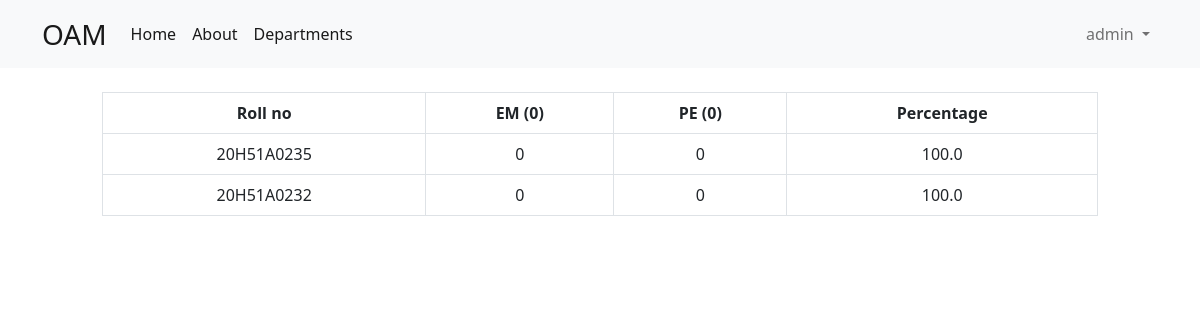
Screenshot of /show_report/EEE-A/ (signed in) with the database file from the repository.
### core/models.py (models this page shows, shortened)
class User(AbstractUser):
    user_type        = models.CharField(
                    max_length = 10,
                    choices = user_types,
                    default='student',
                    null = False,
                )
    gender      = models.CharField(
                    max_length=50,
                    choices=sex_choice,
                    default='Male'
                )
    dob         = models.DateField(
                    _("date of birth"),
                    default=date.today,
                    null = True,
                    blank = True,
                    help_text="Please use the following format: <em>YYYY-MM-DD</em>."
                )
    date_joined = models.DateTimeField(_("date joined"), default=timezone.now)
    class Meta:
        ordering    = [
                        'first_name',
                        'last_name',
                        'dob',
                        'email',
                        'gender'
                    ]

### att/models.py (models this page shows, shortened)
class Student(models.Model):
    user    = models.OneToOneField(
                User,
                on_delete=models.CASCADE,
                primary_key = True,
            )
    roll_no = models.CharField(_("Roll no"), max_length = 10, editable = True)
    primary_mobile  = models.CharField(
                _("Student Mobile no."),
                max_length = 13,
                null = True,
                blank = True
            )
    secondary_mobile  = models.CharField(
                _("Student Secondary Mobile no."),
                max_length = 13,
                null = True,
                blank = True,
            )
    father_name = models.CharField(
                _("Father Name"),
                max_length = 50,
                null = True,
                blank = True
            )
    mother_name = models.CharField(
                _("Mother Name"),
                max_length = 50,
                null = True,
                blank = True
            )
    father_mobile = models.CharField(
                _("Father Mobile"),
                max_length = 50,
                null = True,
                blank = True,
            )
    mother_mobile = models.CharField(
                _("Mother Mobile"),
                max_length = 50,
                null = True,
                blank = True
            )
    branch  = models.ForeignKey(
                Department,
                on_delete = models.CASCADE,
                verbose_name = "belongs to department",
            )
    year    = models.ForeignKey(Batch, on_delete=models.CASCADE)
    class Meta:
        verbose_name_plural = 'students'

### att/views.py (the view)
@login_required
@faculty_login_required
def show_report(request, section_name):
    section     = Section.objects.get(name = section_name)
    students    = section.students.all()
    subjects    = section.subjects.all()
    total_classes = {
        subject.name : get_classes_count(section, subject, students.first()) for subject in subjects
    }
    header = ["Roll no"] + [
                f"{subject.short_name} ({get_classes_count(section, subject, students.first())})" for subject in subjects
                    ] + ["Percentage"]
    data = []
    for student in students:
        row = [student.roll_no]
        per = 0
        for subject in subjects:
            present_count = get_present_classes_count(section, subject, student)
            row.append(present_count)
            per += 1 if total_classes[subject.name] == 0 else present_count / total_classes[subject.name]
        row.append(round(per * 100 / len(total_classes), 2))
        data.append(row)
    return render(request, 'table.html', {
        'headers' : header,
        'data' : data,
    })

### att/views.py (called while the page is built)
def get_classes_count(section, subject, student):
    return Attendance.objects.filter(
                    section = section,
                    subject = subject,
                    student = student,
                ).count()

def get_present_classes_count(section, subject, student):
    return Attendance.objects.filter(
                    section = section,
                    subject = subject,
                    student = student,
                    student_status = "Present",
                ).count()

### templates/table.html (shortened to what this page needs)
{% extends 'base.html' %}
{% block body %}
<div class="row justify-content-center">
    <div class="col-10">
        <div class="flex flex-col">
            <table class="min-w-full border text-center table table-hover table-bordered">
                <thead class="border-b">
                    <tr>
                        {% for header in headers %}
                            <th scope="col">{{ header }}</th>
                        {% endfor %}
                    </tr>
                </thead>
                <tbody>
                    {% for row in data %}
                        <tr class="border-b">
                            {% for col in row %}
                                <td>{{ col }}</td>
                            {% endfor %}
                        </tr>
                    {% endfor %}
                </tbody>
            </table>
        </div>
    </div>
</div>
{% endblock body %}

### templates/nav.html (shortened to what this page needs)
<nav class="navbar navbar-expand-lg bg-light mb-4">
    <div class="container   ">
      <a class="navbar-brand fs-3" href="{% url 'home' %}">OAM</a>
      <div class="collapse navbar-collapse" id="navbarSupportedContent">
        <ul class="navbar-nav me-auto mb-2 mb-lg-0">
          <li class="nav-item">
            <a class="nav-link active" aria-current="page" href="{% url 'home' %}">Home</a>
          </li>
          <li class="nav-item">
            <a class="nav-link active" aria-current="page" href="{% url 'about' %}">About</a>
          </li>
          {% if user.is_authenticated and user.user_type != 'student' %}
          <li class="nav-item">
            <a class="nav-link active" aria-current="page" href="{% url 'departments' %}">Departments</a>
          </li>
          {% endif %}
        </ul>
				{% if user.is_authenticated %}
					<ul class="navbar-nav mr-0 mb-2 mb-lg-0">
						<li class="nav-item dropdown">
							<a class="nav-link dropdown-toggle" href="#" role="button" data-bs-toggle="dropdown" aria-expanded="false">
								{{ user.username }}
							</a>
						</li>
					</ul>
        {% else %}
					<div class="form-inline my-2 my-lg-0">
						<a href="{% url 'login' %}" class="btn btn-outline-success">Login</a>
						<a href="{% url 'signup' %}" class="btn btn-primary ml-3">Signup</a>
					</div>
				{% endif %}
      </div>
    </div>
  </nav>

### rows the page displays
User: username "admin"
Student: row "20H51A0235"
Student: row "20H51A0232"

### other values shown
{{ header }} "Roll no" "EM (0)" "PE (0)" "Percentage"
{{ col }} "0" "0" "100.0" "0" "0" "100.0"
